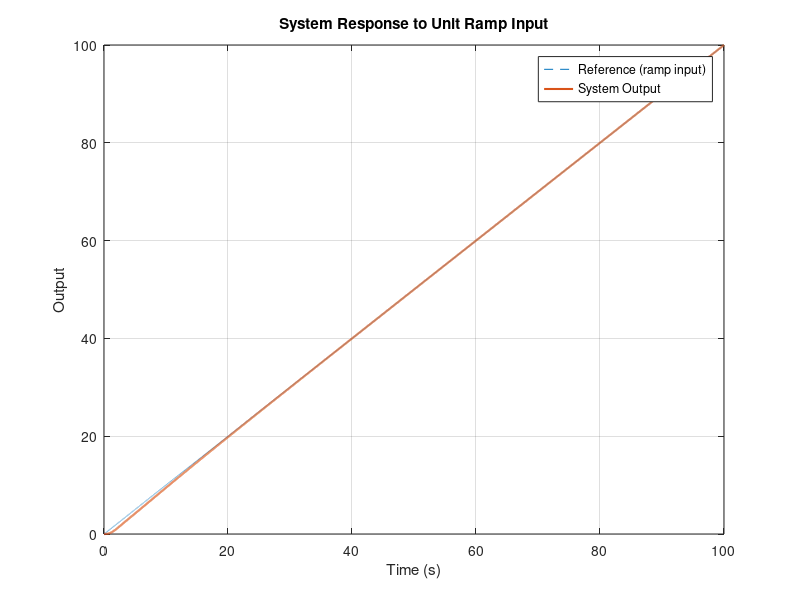
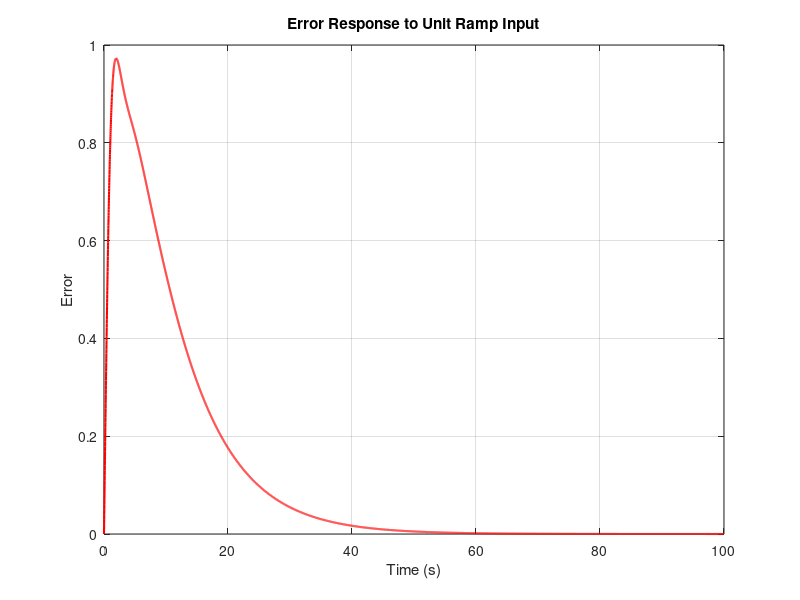

These figures' MATLAB source, in order:
s = tf('s');

% System parameters
L_m = 2;       
R_m = 21;      
b = 1;        
J = 3.5;
K_tau = 38;   
K_m = 0.5;     
n = 1/20;      

% Define G
G_partial = K_tau / ((s * L_m + R_m) * (J * s + b));
G_0 = G_partial * n / s;
G = G_0 / (1 + G_partial * K_m);

% Controller parameters
beta = 0.16;
tau_d = 2.5;
tau_i = 10; % 12.4
K = 17.278;
gamma = 0; % 0.038


F = K*(tau_d*s + 1)*(tau_i*s + 1)/((beta*tau_d*s + 1)*(tau_i*s + gamma));

open_loop = F * G;
closed_loop = feedback(open_loop, 1);  


% Define time vector and unit ramp input
t = 0:0.01:100;  % Time vector from 0 to 50 seconds
r_ramp = t;  % Unit ramp input

% Simulate the system response to the ramp input
y_ramp = lsim(closed_loop, r_ramp, t);

% Calculate the steady-state error
error_ramp = r_ramp(:) - y_ramp(:);


% Plot the ramp response and error
figure;
plot(t, r_ramp, '--', t, y_ramp, 'LineWidth', 1.5);
legend('Reference (ramp input)', 'System Output');
xlabel('Time (s)');
ylabel('Output');
title('System Response to Unit Ramp Input');
grid on;

figure;
plot(t, error_ramp, 'r', 'LineWidth', 1.5);
xlabel('Time (s)');
ylabel('Error');
title('Error Response to Unit Ramp Input');
grid on;


